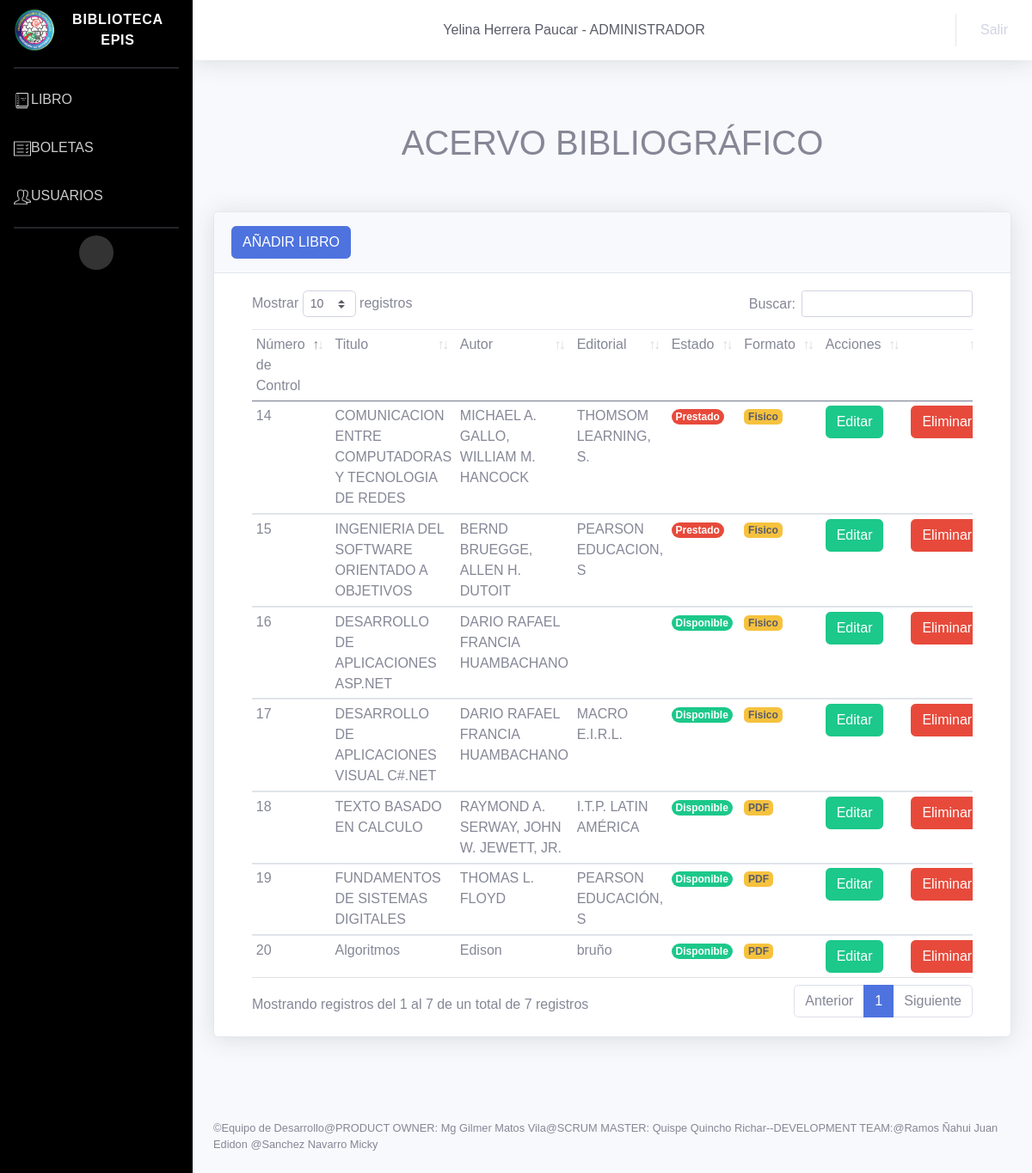
The page /View/libros/acervo.php (signed in) on the database its author committed.
### tables this page shows
CREATE TABLE `libro` (
  `n_control` int(20) NOT NULL,
  `dewey` varchar(20) NOT NULL,
  `titulo` varchar(100) NOT NULL,
  `autor` varchar(100) NOT NULL,
  `fecha_edicion` date NOT NULL,
  `editorial` varchar(20) NOT NULL,
  `cantidad` int(25) NOT NULL,
  `fecha_adquisicion` date NOT NULL,
  `imagen` longblob NOT NULL,
  `estado` varchar(11) NOT NULL,
  `genero` varchar(20) NOT NULL,
  `formato` varchar(10) NOT NULL,
  `PDF` text NOT NULL,
  `Acciones` varchar(30) NOT NULL
);

### View/libros/acervo.php (the view, shortened to what this page needs)
<?php
include('../../Model/conexion.php');
include('../includes/menu_administrador.php');
?>
<link rel="stylesheet" type="text/css" href="../../assets/Styles/estilos_pdf.css">
<div class="container">
<form action="../../Controller/registrar_libro.php" method="post"  enctype="multipart/form-data">
	<div class="container text-center"><br>
	</div>
</form>
	</div>
  </div>
  </div>
</div>
<br>
	<div class="container-fluid">
		<div id="main-containe">
				<center><h1>ACERVO BIBLIOGRÁFICO</h1></center>
					<br><?php echo isset($alert) ? $alert : ""; ?><br>
					<div class="card shadow mb-4">
						<div class="card-header py-3">
								<button type="button" class="btn btn-primary" data-bs-toggle="modal" data-bs-target="#exampleModal" data-bs-whatever="@mdo">AÑADIR LIBRO </button>
						</div>
						<div class="container">
							 <div class="card-body">
								<div class="table-responsive">
							<table  id="example" class="table table-sm" style="width:100%" >
										<thead>
												<tr>
														<td>Número de Control</td>
														<td>Titulo</td>
														<td>Autor</td>
														<td>Editorial</td>
														<td>Estado</td>
														<td>Formato</td>
														<td>Acciones</td>
														<td></td>
												</tr>
										</thead>
										<?php
										$sql="SELECT * from libro";
										$result=mysqli_query($conexion,$sql);
										while($mostrar=mysqli_fetch_array($result)){
									 if ($mostrar['cantidad'] == 1) {
								                        $estado = '<span class="badge rounded-pill bg-success">Disponible </span>';
								                    } else {
								                        $estado = '<span class="badge rounded-pill bg-danger">Prestado</span>';
								                    }
										 ?>
										<tr>
											<td><?php echo $mostrar['n_control'] ?></td>
											<td><?php echo $mostrar['titulo'] ?></td>
											<td><?php echo $mostrar['autor'] ?></td>
											<td><?php echo $mostrar['editorial'] ?></td>
										  <td><?php echo $estado; ?></td>
											<td><span class="badge bg-warning text-dark"><?php echo $mostrar['formato'] ?></span></td>
											<td><a href="ed_libro.php?n_control= <?php echo $mostrar['n_control'];?>" class="btn btn-success">Editar</a></td>
											<td><a href="../../Controller/eliminar_libro.php?n_control=<?php echo $mostrar['n_control']; ?>" class="btn btn-danger">
													Eliminar
												</a>
											</td>
										</tr>
									<?php
									}
									 ?>
						</table>
	</div>
</div>
</div>
</div>
  </div>
<br><br>
</div>
<?php include('../includes/footer.php');?>
</body>
</html>

### assets/Styles/estilos_pdf.css (style rules this page uses)
body { font-family:"Raleway",sans-serif; background:#f8f8f8; }

### rows shown on the page
libro: n_control "14", titulo "COMUNICACION ENTRE COMPUTADORAS Y TECNOLOGIA DE REDES", autor "MICHAEL A. GALLO, WILLIAM M. HANCOCK", editorial "THOMSOM LEARNING, S.", cantidad "Prestado", formato "Fisico"
libro: n_control "15", titulo "INGENIERIA DEL SOFTWARE ORIENTADO A OBJETIVOS", autor "BERND BRUEGGE, ALLEN H. DUTOIT", editorial "PEARSON EDUCACION, S", cantidad "Prestado", formato "Fisico"
libro: n_control "16", titulo "DESARROLLO DE APLICACIONES ASP.NET", autor "DARIO RAFAEL FRANCIA HUAMBACHANO", cantidad "Disponible", formato "Fisico"
libro: n_control "17", titulo "DESARROLLO DE APLICACIONES VISUAL C#.NET", autor "DARIO RAFAEL FRANCIA HUAMBACHANO", editorial "MACRO E.I.R.L.", cantidad "Disponible", formato "Fisico"
libro: n_control "18", titulo "TEXTO BASADO EN CALCULO", autor "RAYMOND A. SERWAY, JOHN W. JEWETT, JR.", editorial "I.T.P. LATIN AMÉRICA", cantidad "Disponible", formato "PDF"
libro: n_control "19", titulo "FUNDAMENTOS DE SISTEMAS DIGITALES", autor "THOMAS L. FLOYD", editorial "PEARSON EDUCACIÓN, S", cantidad "Disponible", formato "PDF"
libro: n_control "20", titulo "Algoritmos", autor "Edison", editorial "bruño", cantidad "Disponible", formato "PDF"

### other values the page prints
$_SESSION['user']['nombre'] "Yelina"
$_SESSION['user']['apellidos'] "Herrera Paucar"
$_SESSION['user']['tipo_usuario'] "ADMINISTRADOR"
